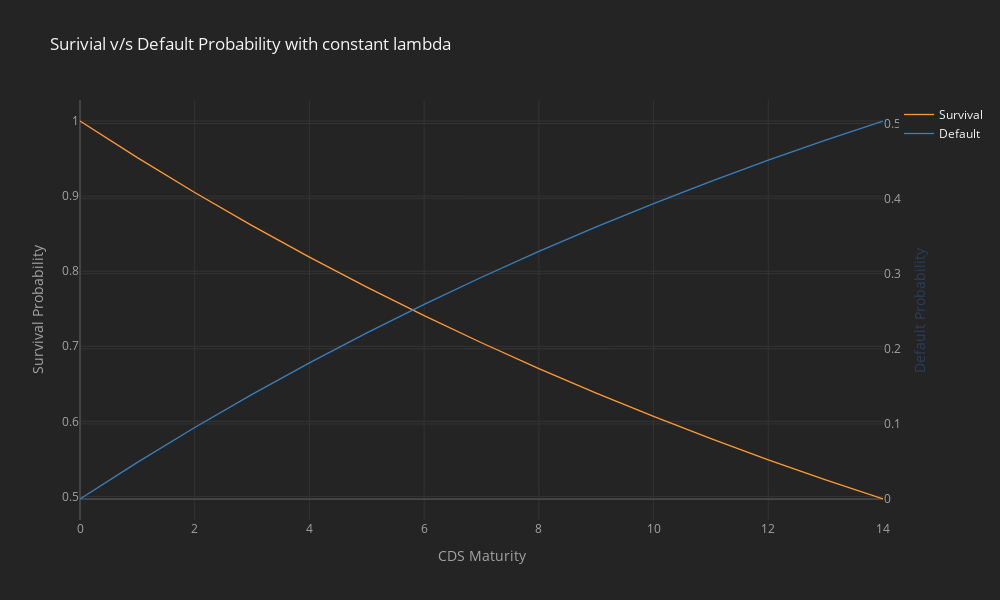

The code cell stored with this chart in its notebook:
### Code cell
# Visualizing Plot 
data.iplot(title = 'Surivial v/s Default Probability with constant lambda',
           xTitle = 'CDS Maturity',
           yTitle = 'Survival Probability',
           secondary_y = 'Default',
           secondary_y_title = 'Default Probability')

### Figure 1 — Plotly figure (JSON) as saved in the notebook; plotly's stock layout.template omitted (floating-point values rounded to 4 significant figures)
{"data": [{"line": {"color": "rgba(255, 153, 51, 1.0)", "dash": "solid", "shape": "linear", "width": 1.3}, "mode": "lines", "name": "Survival", "text": "", "type": "scatter", "x": [0, 1, 2, 3, 4, 5, 6, 7, 8, 9, 10, 11, 12, 13, 14], "y": [1, 0.9512, 0.9048, 0.8607, 0.8187, 0.7788, 0.7408, 0.7047, 0.6703, 0.6376, 0.6065, 0.5769, 0.5488, 0.522, 0.4966]}, {"line": {"color": "rgba(55, 128, 191, 1.0)", "dash": "solid", "shape": "linear", "width": 1.3}, "mode": "lines", "name": "Default", "text": "", "type": "scatter", "x": [0, 1, 2, 3, 4, 5, 6, 7, 8, 9, 10, 11, 12, 13, 14], "xaxis": "x", "y": [0, 0.04877, 0.09516, 0.1393, 0.1813, 0.2212, 0.2592, 0.2953, 0.3297, 0.3624, 0.3935, 0.4231, 0.4512, 0.478, 0.5034], "yaxis": "y2"}], "layout": {"height": 600, "legend": {"bgcolor": "#242424", "font": {"color": "#F4F4F4"}}, "paper_bgcolor": "#242424", "plot_bgcolor": "#242424", "title": {"font": {"color": "#F4F4F4"}, "text": "Surivial v/s Default Probability with constant lambda"}, "width": 1000, "xaxis": {"gridcolor": "#343434", "showgrid": true, "tickfont": {"color": "#A4A4A4"}, "title": {"font": {"color": "#A4A4A4"}, "text": "CDS Maturity"}, "zerolinecolor": "#444444"}, "yaxis": {"gridcolor": "#343434", "showgrid": true, "tickfont": {"color": "#A4A4A4"}, "title": {"font": {"color": "#A4A4A4"}, "text": "Survival Probability"}, "zerolinecolor": "#444444"}, "yaxis2": {"anchor": "x", "gridcolor": "#343434", "overlaying": "y", "showgrid": true, "side": "right", "tickfont": {"color": "#A4A4A4"}, "title": {"text": "Default Probability"}, "zerolinecolor": "#444444"}}}
